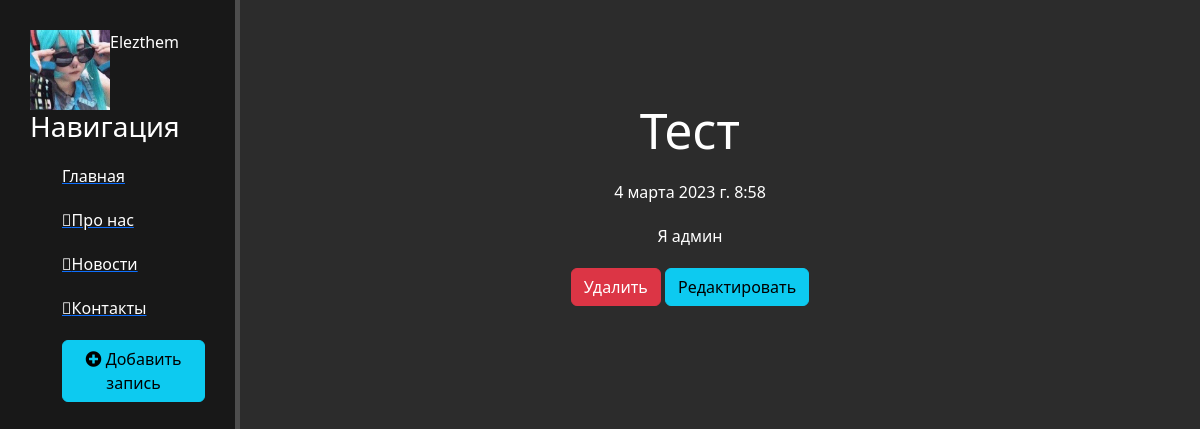
Screenshot of /news/1 with the database file from the repository.
### news/models.py (models this page shows, shortened)
class Articles(models.Model):
    title = models.CharField('Название', max_length=50)
    anons = models.CharField('Анонс', max_length=250)
    full_text = models.TextField('Статья')
    date = models.DateTimeField('Дата публикации')
    class Meta:
        verbose_name = 'Новость'
        verbose_name_plural = 'Новости'

### news/views.py (the view)
# urls.py: path('<int:pk>', views.NewsDetailView.as_view(), name='news-detail'),
class NewsDetailView(DetailView):
    model = Articles
    template_name = 'news/details_view.html'
    context_object_name = 'article'

### news/templates/news/details_view.html (shortened to what this page needs)
{% extends 'main/layout.html' %}
{% block content %}
    <div class="features">
        <h1>{{ article.title }}</h1>
        <p>{{ article.date }}</p>
        <p>{{ article.full_text }}</p>
        <a href="{% url 'news-delete' article.id %}" class="btn btn-danger">Удалить</a>
        <a href="{% url 'news-update' article.id %}" class="btn btn-info">Редактировать</a>
    </div>
{% endblock %}

### main/static/main/css/main.css (style rules this page uses)
body { background: #2c2c2c; }
main .features { float: left; color: #fff; margin-top: 100px; text-align: center; width: 75%; }
main .features h1 { font-size: 50px; }
main .features p { max-width: 400px; margin: 20px auto }

### rows the page displays
Articles: title "Тест", date "4 марта 2023 г. 8:58", full_text "Я админ"
